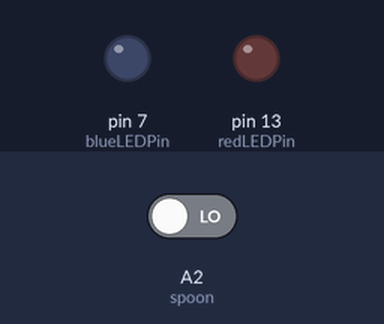
A sketch run on a simulated Arduino Uno, built with avr-gcc and run on an emulated ATmega328P. Parts: output pins drawn as LEDs (lit = HIGH). The inputs (shaded band) are chosen by the test bench; at power-on: A2 (spoon) LOW.

Above: at 2.8 s.
2.9 s: A2 (spoon) driven HIGH
At 3.95 s:
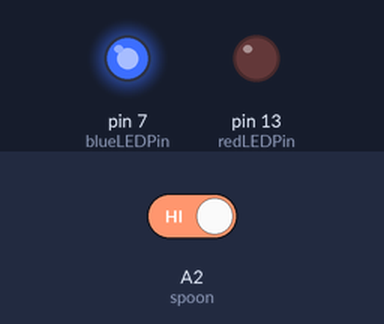
6.4 s: A2 (spoon) driven LOW
At 7.15 s:
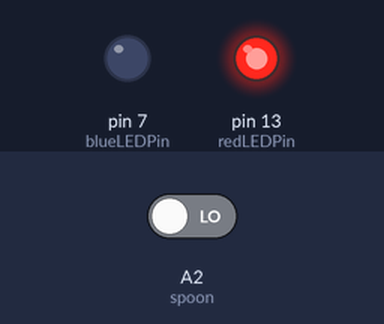
At 7.65 s:
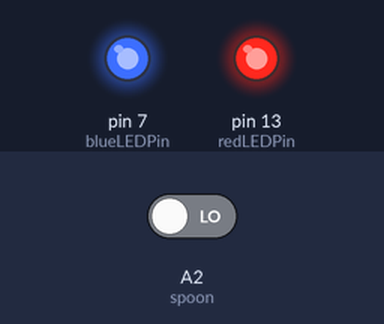
Timing chart, 0 to 9.4 s (numbered marks = the images above; inputs shaded):
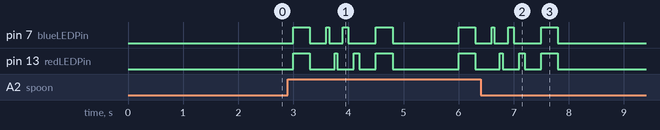

Measured:
- after the input at 6.4 s, pin 7 (blueLEDPin), pin 13 (redLEDPin): goes on until 7.8 s, then stays LOW

The sketch:

NOV4.ino
```cpp
const int spoon = A2;
const int redLEDPin = 13;
const int blueLEDPin = 7;

void setup() {
  pinMode(redLEDPin, OUTPUT);
  pinMode(blueLEDPin, OUTPUT);
}

void loop() {

  int spoonOndoor = digitalRead(spoon);

  if (spoonOndoor == HIGH) {
    digitalWrite(redLEDPin, HIGH);
    digitalWrite(blueLEDPin, HIGH);
    delay(300);
    digitalWrite(blueLEDPin, LOW);
    digitalWrite(redLEDPin, LOW);
    delay(300);
    digitalWrite(blueLEDPin, HIGH);
    delay(50);
    digitalWrite(blueLEDPin, LOW);
    delay(100);
    digitalWrite(redLEDPin, HIGH);
    delay(50);
    digitalWrite(redLEDPin, LOW);
    delay(100);
    digitalWrite(blueLEDPin, HIGH);
    delay (100);
    digitalWrite(blueLEDPin, LOW);
    delay(100);
    digitalWrite(redLEDPin, HIGH);
    delay(100);
    digitalWrite(redLEDPin, LOW);
    delay(300);
    digitalWrite(redLEDPin, HIGH);
    digitalWrite(blueLEDPin, HIGH);
    delay(300);
    digitalWrite(blueLEDPin, LOW);
    digitalWrite(redLEDPin, LOW);
    delay(200);
  }

  allOff();
  delay(1000);
}

void allOff() {
  digitalWrite(redLEDPin, LOW);
  digitalWrite(blueLEDPin, LOW);

}
```
